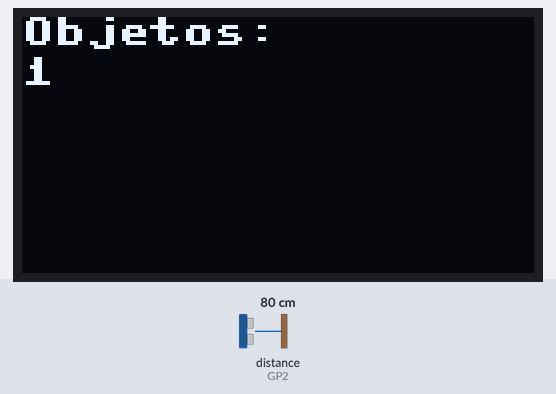
The program below on a simulated Raspberry Pi Pico running MicroPython. On the bench: 128×64 one-colour display. The inputs (shaded band) are chosen by the test bench; at power-on: distance to the obstacle (sensor on GP2) 80 cm. The echo pulse lasts 58.3 µs per cm; library files of the repository ran but are not shown: ssd1306.py.

Above: at 1.1 s.
At 4.8 s:
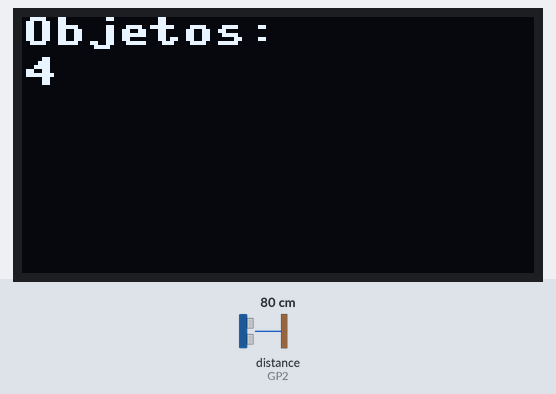
At 9.7 s:
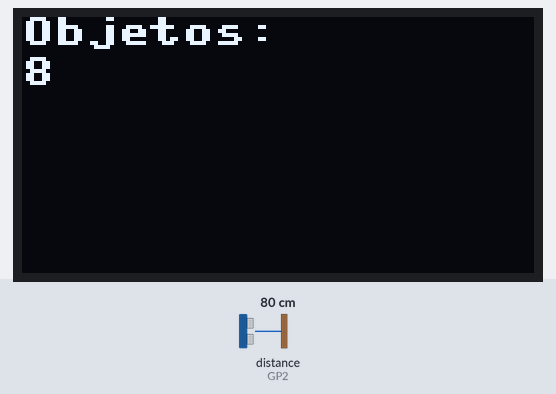
At 19.6 s:
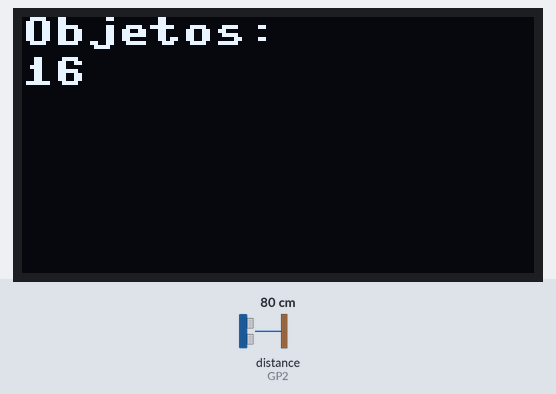
At 28.2 s:
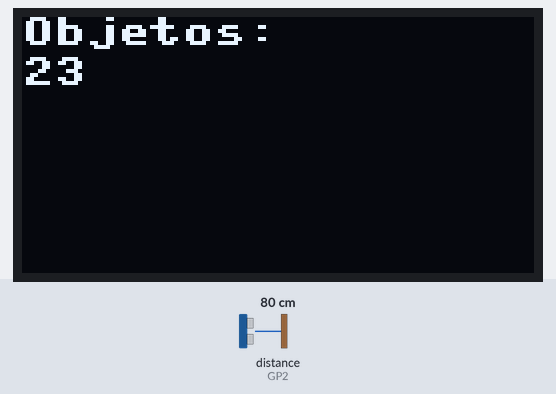
At 38.0 s:
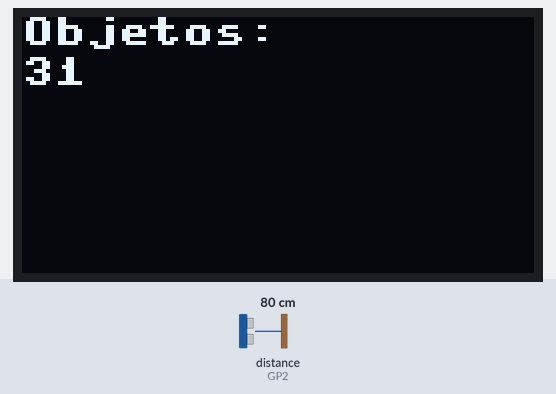

Measured:
- what the display in image 0 shows lasts 1.2 s, from 1.1 s to 2.3 s

The program:

main.py
```python
# ---------------------------------------------------------------------------------
#  Lenguajes de Interfaz en TECNM Campus ITT
#  Autor: Castro Balbuena Angel Andres
#  Fecha: 2025-05-13
#  Descripción: Práctica - Contador de objetos con sensor ultrasónico.
#               Cada objeto detectado a <200cm incrementa el conteo.
# ---------------------------------------------------------------------------------

from machine import Pin, I2C
import ssd1306
import time

trigger = Pin(3, Pin.OUT)
echo = Pin(2, Pin.IN)

i2c = I2C(0, scl=Pin(5), sda=Pin(4))
oled = ssd1306.SSD1306_I2C(128, 64, i2c)

contador = 0

def medir_distancia():
    trigger.low()
    time.sleep_us(2)
    trigger.high()
    time.sleep_us(10)
    trigger.low()
    while echo.value() == 0:
        inicio = time.ticks_us()
    while echo.value() == 1:
        fin = time.ticks_us()
    duracion = fin - inicio
    return (duracion * 0.0343) / 2

while True:
    dist = medir_distancia()
    if dist < 200:
        contador += 1
        time.sleep(1)
    oled.fill(0)
    oled.text("Objetos:", 0, 0)
    oled.text(str(contador), 0, 10)
    oled.show()
    time.sleep(0.2)
```
